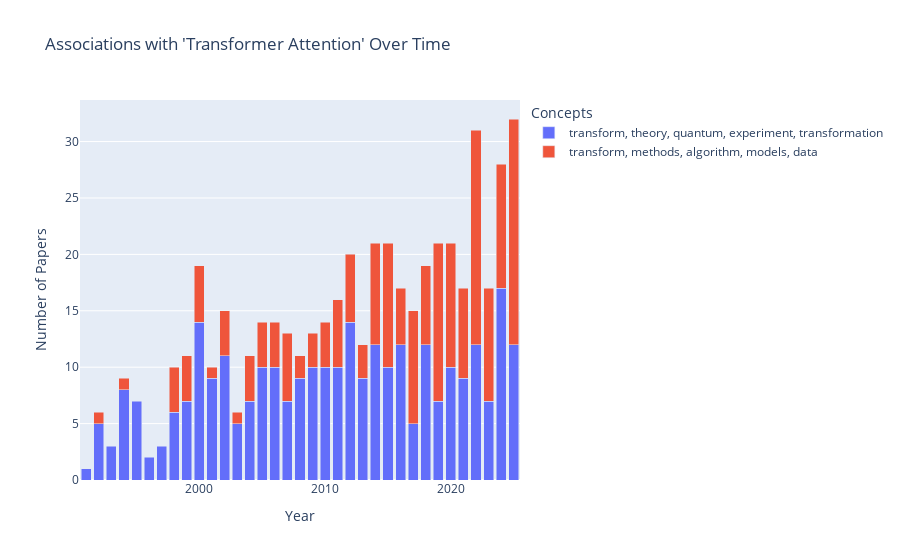

The code cell stored with this chart in its notebook:
### Code cell
import plotly.express as px

def plot_concept_shifts(df):
    counts = df.groupby(['year', 'cluster_label']).size().reset_index(name='count').sort_values('year')
    fig = px.bar(
        counts, 
        x="year", 
        y="count", 
        color="cluster_label",
        title=f"Associations with '{query}' Over Time",
        labels={"count": "Number of Papers", "year": "Year", "cluster_label": "Concepts"},
        barmode='stack'
    )
    fig.show()

plot_concept_shifts(clustered_df)

### Figure 1 — Plotly figure (JSON) as saved in the notebook; plotly's stock layout.template omitted (floating-point values rounded to 4 significant figures)
{"data": [{"hovertemplate": "Concepts=transform, theory, quantum, experiment, transformation<br>Year=%{x}<br>Number of Papers=%{y}<extra></extra>", "legendgroup": "transform, theory, quantum, experiment, transformation", "marker": {"color": "#636efa", "pattern": {"shape": ""}}, "name": "transform, theory, quantum, experiment, transformation", "orientation": "v", "showlegend": true, "textposition": "auto", "type": "bar", "x": [1991, 1992, 1993, 1994, 1995, 1996, 1997, 1998, 1999, 2000, 2001, 2002, 2003, 2004, 2005, 2006, 2007, 2008, 2009, 2010, 2011, 2012, 2013, 2014, 2015, 2016, 2017, 2018, 2019, 2020, 2021, 2022, 2023, 2024, 2025], "xaxis": "x", "y": [1, 5, 3, 8, 7, 2, 3, 6, 7, 14, 9, 11, 5, 7, 10, 10, 7, 9, 10, 10, 10, 14, 9, 12, 10, 12, 5, 12, 7, 10, 9, 12, 7, 17, 12], "yaxis": "y"}, {"hovertemplate": "Concepts=transform, methods, algorithm, models, data<br>Year=%{x}<br>Number of Papers=%{y}<extra></extra>", "legendgroup": "transform, methods, algorithm, models, data", "marker": {"color": "#EF553B", "pattern": {"shape": ""}}, "name": "transform, methods, algorithm, models, data", "orientation": "v", "showlegend": true, "textposition": "auto", "type": "bar", "x": [1992, 1994, 1998, 1999, 2000, 2001, 2002, 2003, 2004, 2005, 2006, 2007, 2008, 2009, 2010, 2011, 2012, 2013, 2014, 2015, 2016, 2017, 2018, 2019, 2020, 2021, 2022, 2023, 2024, 2025], "xaxis": "x", "y": [1, 1, 4, 4, 5, 1, 4, 1, 4, 4, 4, 6, 2, 3, 4, 6, 6, 3, 9, 11, 5, 10, 7, 14, 11, 8, 19, 10, 11, 20], "yaxis": "y"}], "layout": {"barmode": "stack", "legend": {"title": {"text": "Concepts"}, "tracegroupgap": 0}, "title": {"text": "Associations with 'Transformer Attention' Over Time"}, "xaxis": {"anchor": "y", "domain": [0, 1], "title": {"text": "Year"}}, "yaxis": {"anchor": "x", "domain": [0, 1], "title": {"text": "Number of Papers"}}}}
